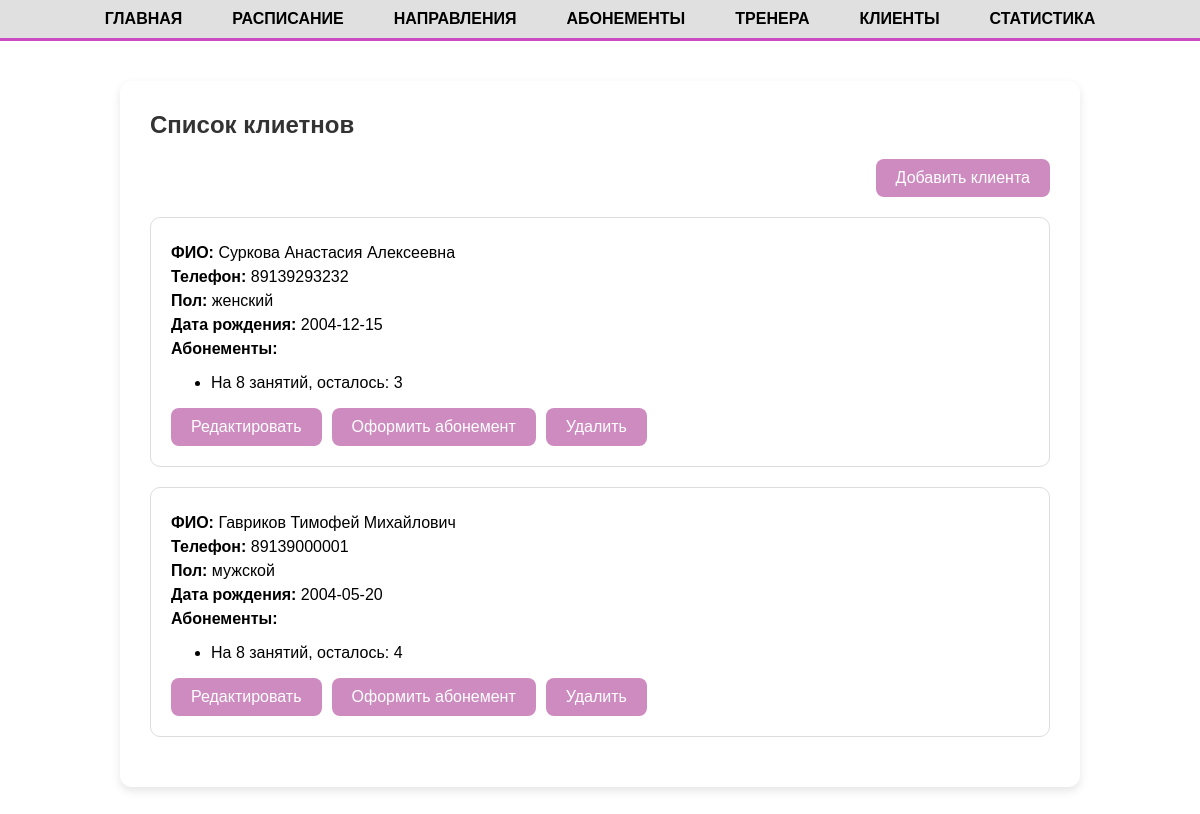
/clients.php, run on the app's committed database.
### tables this page shows
CREATE TABLE `clients` (
    `client_id` INT(10) NOT NULL AUTO_INCREMENT,
    `name` VARCHAR(255) NOT NULL,
    `surname` VARCHAR(255) NOT NULL,
    `patronymic` VARCHAR(255) NOT NULL,
    `phone` VARCHAR(15) NOT NULL CHECK (
        phone REGEXP '^[+]?[0-9]{1,4}?[-.\\s]?([(]?[0-9]{1,3}[)]?[-.\\s]?){1,4}[0-9]+$'
    ),
    `password` VARCHAR(255) NOT NULL,
    `sex` ENUM('женский', 'мужской') NOT NULL,
    `birthday` DATE NOT NULL,
    PRIMARY KEY (`client_id`) USING BTREE
);

CREATE TABLE `subscriptions` (
    `subscription_id` INT(10) NOT NULL AUTO_INCREMENT,
    `subtemp_id` INT(10) NOT NULL,
    `purchase_date` DATE NOT NULL,
    `expiration_date` DATE NOT NULL,
    `rest` INT(10) NOT NULL,
    `client_id` INT(10) NOT NULL,
    PRIMARY KEY (`subscription_id`),
    INDEX (`client_id`),
    INDEX (`subtemp_id`),
    CONSTRAINT `subscriptions_ibfk_1` FOREIGN KEY (`client_id`) REFERENCES `clients` (`client_id`) ON DELETE CASCADE,
    CONSTRAINT `subscriptions_ibfk_2` FOREIGN KEY (`subtemp_id`) REFERENCES `subscription_templates` (`subtemp_id`) ON DELETE CASCADE
);

CREATE TABLE `subscription_templates` (
    `subtemp_id` INT(10) NOT NULL AUTO_INCREMENT,
    `name` VARCHAR(255) NOT NULL,
    `amount` INT(10) NOT NULL CHECK (amount > 0),
    `cost` INT(10) NOT NULL CHECK (cost > 0),
    PRIMARY KEY (`subtemp_id`)
);

### clients.php (the view, shortened to what this page needs)
<?php
include_once 'config.php';
$clients = $pdo->query("SELECT * FROM clients")->fetchAll();
$subscriptions_stmt = $pdo->prepare("
    SELECT s.client_id, st.amount, s.rest
    FROM subscriptions s
    JOIN subscription_templates st ON s.subtemp_id = st.subtemp_id
    WHERE s.client_id = ?
");
?>
<!DOCTYPE html>
<html lang="ru">
<head>
    <link rel="stylesheet" href="coaches_style.css">
</head>
<body>
<header>
    <nav class="navbar">
        <a href="main.php">ГЛАВНАЯ</a>
        <a href="schedule.php">РАСПИСАНИЕ</a>
        <a href="templates.php">НАПРАВЛЕНИЯ</a>
        <a href="subscriptions.php">АБОНЕМЕНТЫ</a>
        <a href="coaches.php">ТРЕНЕРА</a>
        <a href="clients.php">КЛИЕНТЫ</a>
        <a href="statistics.php">СТАТИСТИКА</a>
    </nav>
</header>
<hr class="line">
<div class="container">
    <h2>Список клиетнов</h2>
    <div class="top-buttons">
        <a href="add_client.php" class="btn">Добавить клиента</a>
    </div>
    <?php foreach ($clients as $client): ?>
    <div class="coach">
        <p><strong>ФИО:</strong> <?= htmlspecialchars($client['surname']) . ' ' . htmlspecialchars($client['name']) . ' ' . htmlspecialchars($client['patronymic']) ?></p>
        <p><strong>Телефон:</strong> <?= htmlspecialchars($client['phone']) ?></p>
        <p><strong>Пол:</strong> <?= htmlspecialchars($client['sex']) ?></p>
        <p><strong>Дата рождения:</strong> <?= htmlspecialchars($client['birthday']) ?></p>
        <?php
            $subscriptions_stmt->execute([$client['client_id']]);
            $subs = $subscriptions_stmt->fetchAll();
        ?>
        <?php if (count($subs) > 0): ?>
            <p><strong>Абонементы:</strong></p>
            <ul>
                <?php foreach ($subs as $sub): ?>
                    <li>На <?= $sub['amount'] ?> занятий, осталось: <?= $sub['rest'] ?></li>
                <?php endforeach; ?>
            </ul>
        <?php else: ?>
            <p><em>Нет активных абонементов</em></p>
        <?php endif; ?>
        <div class="coach-buttons">
    <a href="edit_client.php?id=<?= $client['client_id'] ?>" class="btn">Редактировать</a>
    <a href="assign_subscription.php?client_id=<?= $client['client_id'] ?>" class="btn">Оформить абонемент</a>
    <a href="clients.php?delete_id=<?= $client['client_id'] ?>" class="btn" onclick="return confirm('Удалить этого клиента?')">Удалить</a>
</div>
    </div>
<?php endforeach; ?>
</div>
</body>
</html>

### coaches_style.css (style rules this page uses)
body { margin: 0; font-family: 'Montserrat', sans-serif; background-color: #fff; }
header { background-color: #e0e0e0; padding: 10px 0; }
.navbar { display: flex; justify-content: center; gap: 50px; }
.navbar a { text-decoration: none; color: black; font-size: 16px; font-weight: bold; }
.line { border: none; height: 3px; background: #cc4bc1; margin: 0; }
.container { max-width: 900px; margin: 40px auto; background: white; padding: 30px; border-radius: 12px; box-shadow: 0 4px 10px rgba(0,0,0,0.1); }
h2 { color: #333; margin-top: 0; }
.coach { border: 1px solid #ddd; border-radius: 10px; padding: 20px; margin-bottom: 20px; }
.coach p { margin: 6px 0; }
.coach-buttons { margin-top: 10px; display: flex; gap: 10px; }
.btn { background-color: #ce8bc0; color: white; padding: 10px 20px; text-decoration: none; border: none; border-radius: 8px; font-size: 16px; cursor: pointer; }
.top-buttons { text-align: right; margin-bottom: 20px; }
.top-buttons .btn { display: inline-block; }

### data on the page
clients: surname "Суркова", name "Анастасия", patronymic "Алексеевна", phone "89139293232", sex "женский", birthday "2004-12-15"
subscriptions: subtemp.amount "8", rest "3"
clients: surname "Гавриков", name "Тимофей", patronymic "Михайлович", phone "89139000001", sex "мужской", birthday "2004-05-20"
subscriptions: subtemp.amount "8", rest "4"
